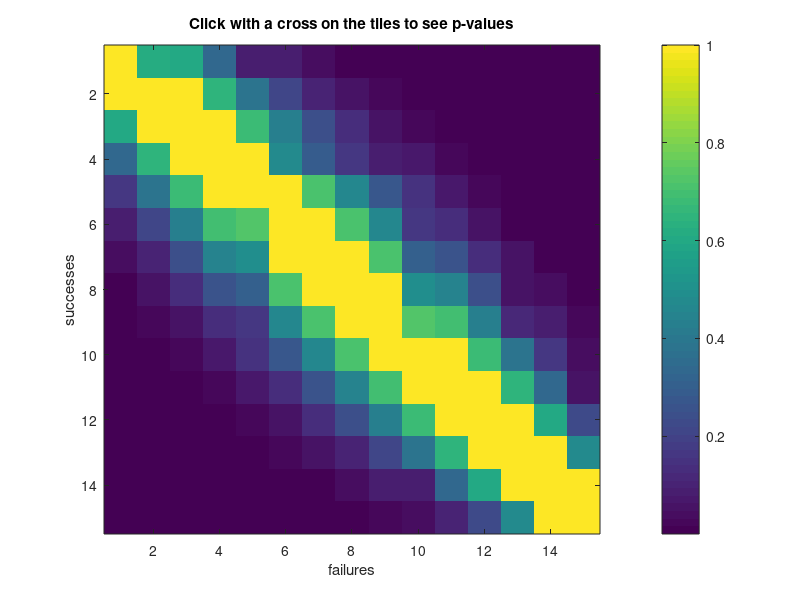

Write the MATLAB code that produced this figure.
counter1 = 0;
counter2 = 0;
P = 0;
for successes1 = 1:15
    counter1 = counter1 + 1;
    for successes2 = 1:15
        counter2 = counter2 + 1;
        x = [[successes1,15-successes1];[successes2,15-successes2]];
        [h,p,stats] = fishertest(x);
        P(counter1, counter2) = p;
    end
    counter2 = 0;
end
imagesc(P)
colorbar
title('Click with a cross on the tiles to see p-values')
ylabel('successes')
xlabel('failures')